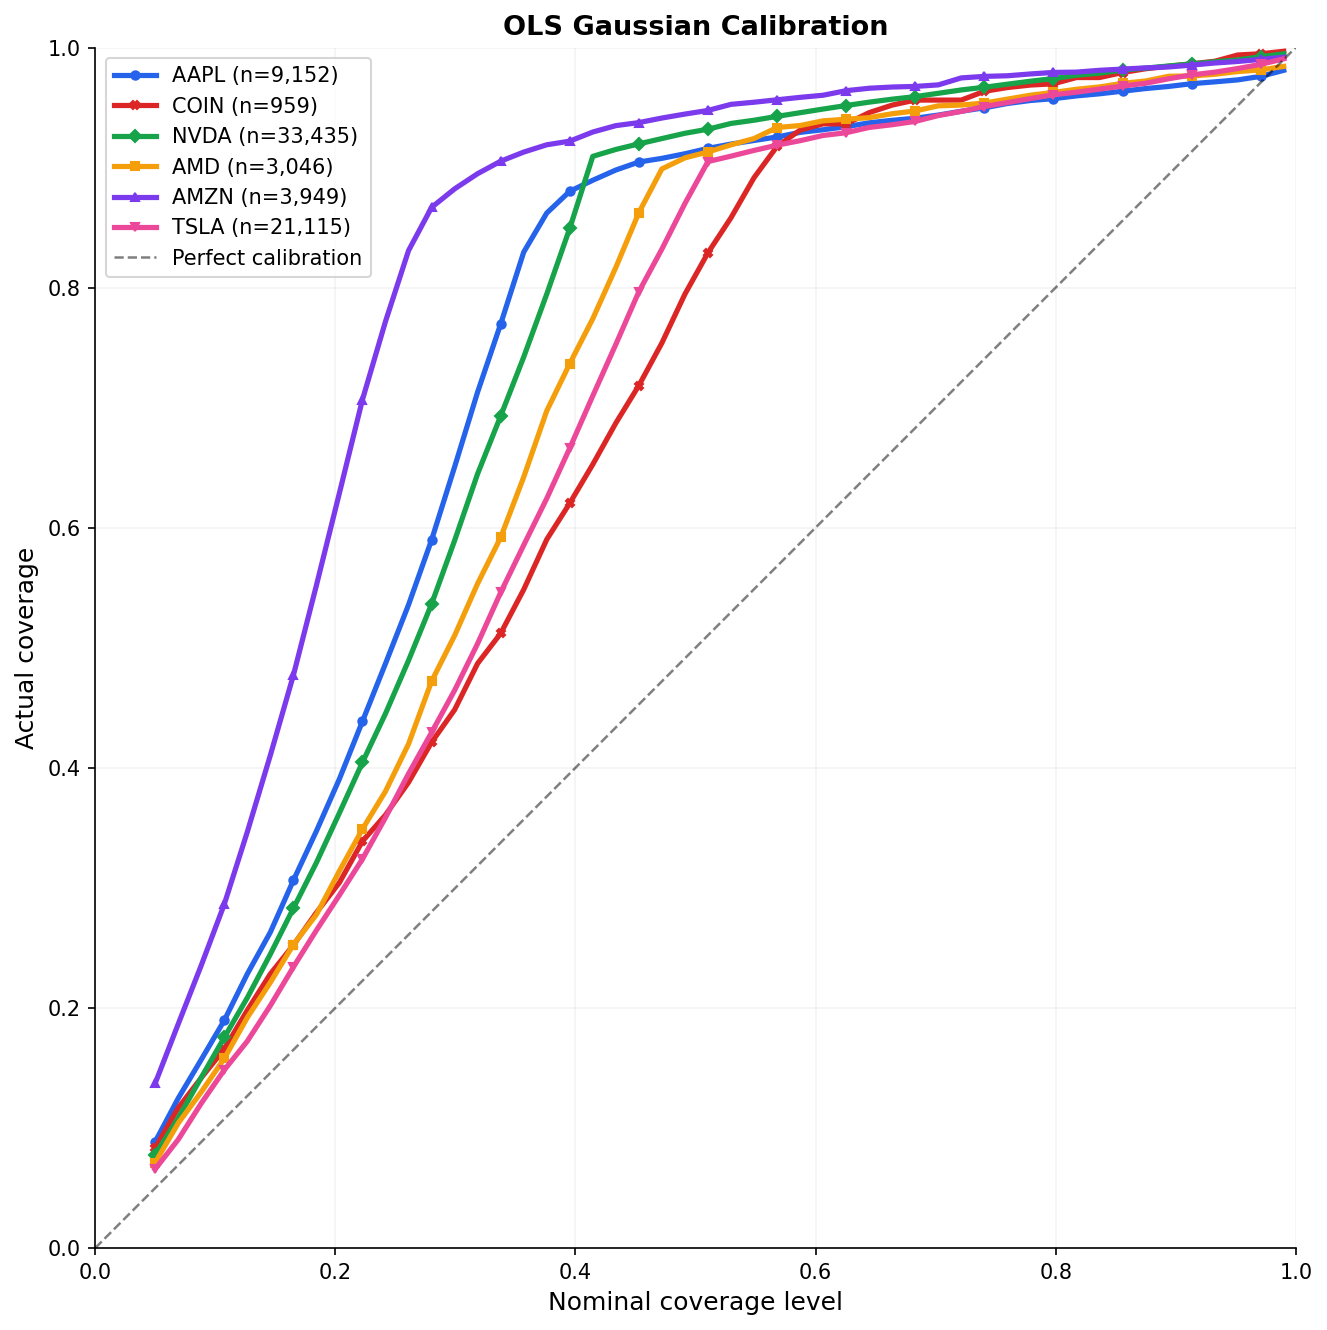

Write Python code to recreate this figure.
"""
Naive Gaussian + OLS baseline calibration.
mu_i = OLS(spread) per trade, sigma = constant training RMSE.
Gaussian intervals: [mu_i - z*sigma, mu_i + z*sigma].

Output: calibration_naive_ols.png, coverage_deviation_naive_ols.png
"""

import os
os.environ["OPENBLAS_NUM_THREADS"] = "1"
os.environ["OMP_NUM_THREADS"] = "1"

import numpy as np
import pandas as pd
from scipy import stats
import matplotlib
matplotlib.use("Agg")
import matplotlib.pyplot as plt

IMPACT_CAP_BPS = 500
cal_levels = np.linspace(0.05, 0.99, 50)

DATASETS = {
    "AAPL": ("data/lit_buy_features_v2.parquet", "data/lit_buy_features_v2_sep.parquet"),
    "COIN": ("data/coin_lit_buy_features_train.parquet", "data/coin_lit_buy_features_test.parquet"),
    "NVDA": ("data/nvda_lit_buy_features_train.parquet", "data/nvda_lit_buy_features_test.parquet"),
    "AMD":  ("data/amd_lit_buy_features_train.parquet", "data/amd_lit_buy_features_test.parquet"),
    "AMZN": ("data/amzn_lit_buy_features_train.parquet", "data/amzn_lit_buy_features_test.parquet"),
    "TSLA": ("data/tsla_lit_buy_features_train.parquet", "data/tsla_lit_buy_features_test.parquet"),
}

COLORS = {
    "AAPL": "#2563eb", "COIN": "#dc2626",
    "NVDA": "#16a34a", "AMD": "#f59e0b", "AMZN": "#7c3aed", "TSLA": "#ec4899",
}
MARKERS = {
    "AAPL": "o", "COIN": "X",
    "NVDA": "D", "AMD": "s", "AMZN": "^", "TSLA": "v",
}


def normal_coverage(y, mu, sigma, level):
    z = stats.norm.ppf(0.5 + level / 2.0)
    lo = np.maximum(mu - z * sigma, 0.0)
    hi = mu + z * sigma
    return ((y >= lo) & (y <= hi)).mean()


results = {}
for ticker, (tr_f, te_f) in DATASETS.items():
    df_tr = pd.read_parquet(tr_f)
    df_te = pd.read_parquet(te_f)
    df_tr = df_tr[df_tr["impact_vwap_bps"].abs() <= IMPACT_CAP_BPS]
    df_te = df_te[df_te["impact_vwap_bps"].abs() <= IMPACT_CAP_BPS]

    y_tr = df_tr["impact_vwap_bps"].abs().to_numpy(dtype=np.float64)
    y_te = df_te["impact_vwap_bps"].abs().to_numpy(dtype=np.float64)
    x_tr = df_tr["roll_spread_500"].to_numpy(dtype=np.float64)
    x_te = df_te["roll_spread_500"].to_numpy(dtype=np.float64)

    # OLS: y = c1*spread + c0
    X_tr = np.column_stack([x_tr, np.ones(len(x_tr))])
    X_te = np.column_stack([x_te, np.ones(len(x_te))])
    beta, *_ = np.linalg.lstsq(X_tr, y_tr, rcond=None)

    mu_tr = np.maximum(X_tr @ beta, 0.0)
    mu_te = np.maximum(X_te @ beta, 0.0)

    # Constant sigma = training RMSE
    sigma = np.sqrt(np.mean((y_tr - mu_tr) ** 2))

    cal = np.array([normal_coverage(y_te, mu_te, sigma, lv) for lv in cal_levels])

    results[ticker] = {
        "cal": cal, "mu_te": mu_te, "sigma": sigma,
        "beta": beta, "y_te": y_te, "n_test": len(y_te),
    }
    print(f"{ticker}: c1={beta[0]:+.4f}  c0={beta[1]:+.4f}  sigma={sigma:.2f}  n_test={len(y_te):,}")


# -- Calibration curve ---------------------------------------------------------
fig, ax = plt.subplots(figsize=(9, 9))

for ticker in DATASETS:
    r = results[ticker]
    ax.plot(cal_levels, r["cal"], color=COLORS[ticker], lw=2.5,
            marker=MARKERS[ticker], markersize=4, markevery=3,
            label=f"{ticker} (n={r['n_test']:,})")

ax.plot([0, 1], [0, 1], color="black", lw=1.2, ls="--", alpha=0.5,
        label="Perfect calibration")

ax.set_xlabel("Nominal coverage level", fontsize=12)
ax.set_ylabel("Actual coverage", fontsize=12)
ax.set_title("OLS Gaussian Calibration",
             fontsize=13, fontweight="bold")
ax.legend(fontsize=10, loc="upper left")
ax.set_xlim(0, 1)
ax.set_ylim(0, 1)
ax.set_aspect("equal")
ax.grid(True, alpha=0.15)
ax.spines["top"].set_visible(False)
ax.spines["right"].set_visible(False)

plt.tight_layout()
fig.savefig("calibration_naive_ols.png", dpi=150, bbox_inches="tight")
print("Saved -> calibration_naive_ols.png")

# -- Coverage deviation --------------------------------------------------------
fig2, ax2 = plt.subplots(figsize=(10, 6))

ax2.axhline(0, color="black", lw=1.5, ls="--", alpha=0.6, zorder=1)
ax2.fill_between(cal_levels, -0.05, 0.05, color="orange", alpha=0.05, label="\u00b15% band")

for ticker in DATASETS:
    r = results[ticker]
    deviation = r["cal"] - cal_levels
    ax2.plot(cal_levels, deviation, color=COLORS[ticker], lw=2.5,
             marker=MARKERS[ticker], markersize=5, markevery=3,
             label=f"{ticker} (n={r['n_test']:,})", zorder=3)

ax2.set_xlabel("Nominal Coverage Level", fontsize=13)
ax2.set_ylabel("Actual \u2212 Nominal Coverage", fontsize=13)
ax2.set_title("Coverage Deviation: OLS Gaussian",
              fontsize=13, fontweight="bold")
ax2.set_xlim(0.05, 0.95)
ax2.set_ylim(-0.12, 0.15)
ax2.legend(fontsize=10, loc="upper left", framealpha=0.9)
ax2.grid(True, alpha=0.2)
ax2.spines["top"].set_visible(False)
ax2.spines["right"].set_visible(False)

plt.tight_layout()
fig2.savefig("coverage_deviation_naive_ols.png", dpi=150, bbox_inches="tight")
print("Saved -> coverage_deviation_naive_ols.png")

print("\nDone!")
